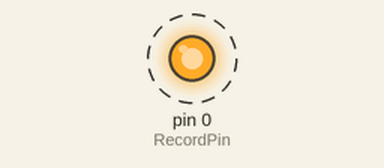
The sketch below on a simulated Arduino Uno, built for the host (arithmetic inside an expression is 32-bit, double 64-bit). Parts: output pins drawn as LEDs (lit = HIGH). Dashed ring = blinking. At 10.0 s the program stops and its outputs stay as they are.

Above: at 0.5 s.
Timing chart, 0 to 4.6 s (numbered marks = the images above):
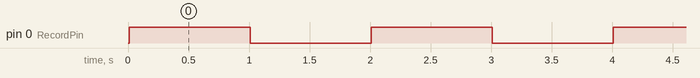

The sketch:

CameraTrigger.ino
```cpp
int RecordPin = 0;
int WaitB4Rec = 10;//Time in seconds
int RecPeriod = 1000;//Time in seconds
int NumbRec = 5;
int GapBetweenRec = 1000;//Time in seconds


void setup() {
  // put your setup code here, to run once:
  pinMode(RecordPin, OUTPUT);//Specify GPIO output
  delay(WaitB4Rec);
}

void loop() {
  // put your main code here, to run repeatedly:
  for(int j = 1; j <= NumbRec; j++){
    digitalWrite(RecordPin, HIGH);//Start Movie
    delay(RecPeriod);
    digitalWrite(RecordPin, LOW);//Stop Movie
    delay(GapBetweenRec);
  }
  abort();
}
```

Measured:
- by itself, pin 0 (RecordPin): alternates HIGH for 1.0 s and LOW for 1.0 s, 10 changes in all, then stays LOW
